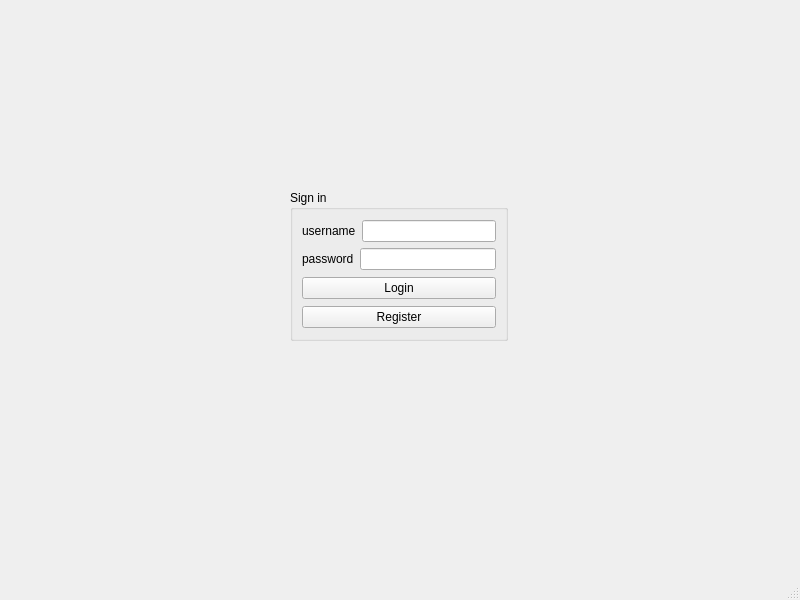
<?xml version="1.0" encoding="UTF-8"?>
<ui version="4.0">
 <class>MainWindow</class>
 <widget class="QMainWindow" name="MainWindow">
  <property name="geometry">
   <rect>
    <x>0</x>
    <y>0</y>
    <width>800</width>
    <height>600</height>
   </rect>
  </property>
  <property name="windowTitle">
   <string>Login</string>
  </property>
  <property name="autoFillBackground">
   <bool>false</bool>
  </property>
  <widget class="QWidget" name="centralwidget">
   <widget class="QGroupBox" name="groupBox">
    <property name="geometry">
     <rect>
      <x>290</x>
      <y>190</y>
      <width>218</width>
      <height>151</height>
     </rect>
    </property>
    <property name="title">
     <string>Sign in</string>
    </property>
    <layout class="QVBoxLayout" name="verticalLayout_2">
     <item>
      <layout class="QVBoxLayout" name="verticalLayout">
       <item>
        <layout class="QHBoxLayout" name="horizontalLayout">
         <item>
          <widget class="QLabel" name="label">
           <property name="text">
            <string>username</string>
           </property>
           <property name="buddy">
            <cstring>lineEdit_username</cstring>
           </property>
          </widget>
         </item>
         <item>
          <widget class="QLineEdit" name="lineEdit_username"/>
         </item>
        </layout>
       </item>
       <item>
        <layout class="QHBoxLayout" name="horizontalLayout_2">
         <item>
          <widget class="QLabel" name="label_2">
           <property name="text">
            <string>password</string>
           </property>
           <property name="buddy">
            <cstring>lineEdit_password</cstring>
           </property>
          </widget>
         </item>
         <item>
          <widget class="QLineEdit" name="lineEdit_password">
           <property name="echoMode">
            <enum>QLineEdit::Password</enum>
           </property>
          </widget>
         </item>
        </layout>
       </item>
      </layout>
     </item>
     <item>
      <widget class="QPushButton" name="pushButton_login">
       <property name="text">
        <string>Login</string>
       </property>
      </widget>
     </item>
     <item>
      <widget class="QPushButton" name="pushButton_register">
       <property name="text">
        <string>Register</string>
       </property>
      </widget>
     </item>
    </layout>
   </widget>
  </widget>
  <widget class="QMenuBar" name="menubar">
   <property name="geometry">
    <rect>
     <x>0</x>
     <y>0</y>
     <width>800</width>
     <height>21</height>
    </rect>
   </property>
  </widget>
  <widget class="QStatusBar" name="statusbar"/>
 </widget>
 <resources/>
 <connections/>
</ui>
